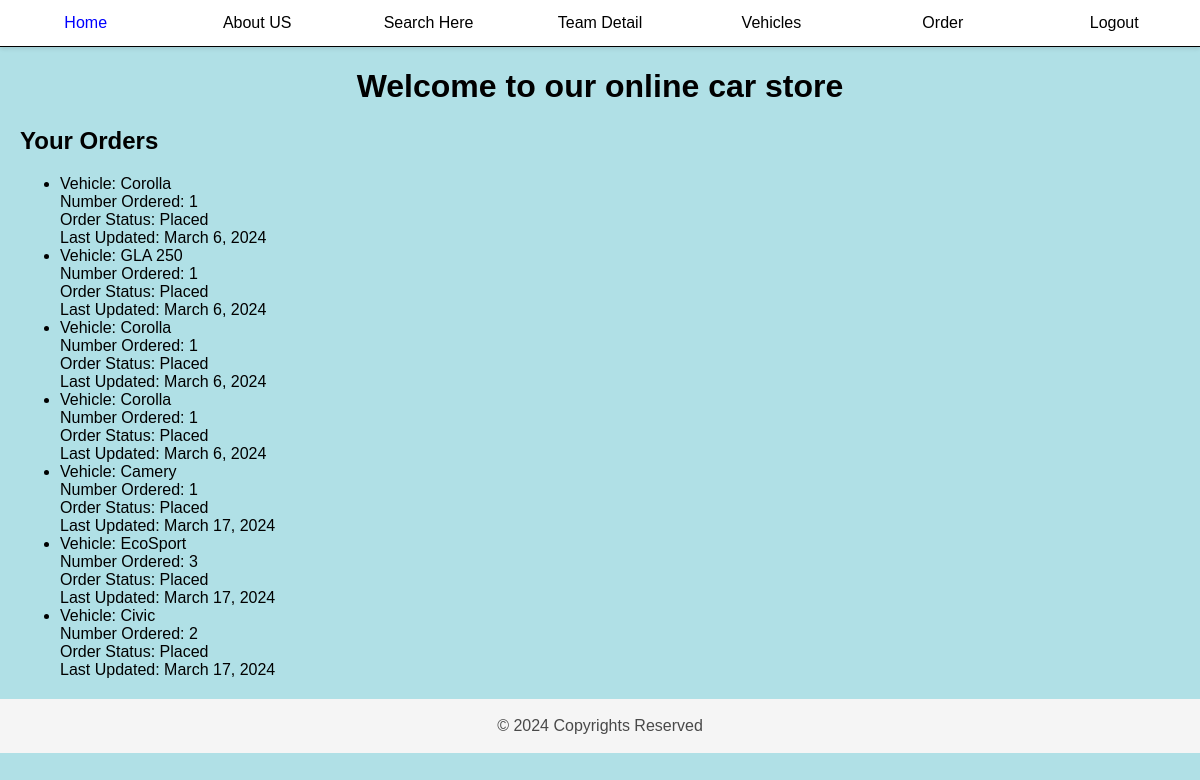
/orders/ (signed in), run on the app's committed database.
### carapp/models.py (models this page shows, shortened)
class OrderVehicle(models.Model):
    vehicle = models.ForeignKey(Vehicle, related_name='ordered_vehicles', on_delete=models.CASCADE)
    buyer = models.ForeignKey(Buyer, related_name='order_buyer', on_delete=models.CASCADE)
    num_ordered = models.PositiveIntegerField()  # Number of vehicles being ordered
    ORDER_STATUS_CHOICES = [
        (0, 'Cancelled'),
        (1, 'Placed'),
        (2, 'Shipped'),
        (3, 'Delivered'),
    ]
    order_status = models.IntegerField(choices=ORDER_STATUS_CHOICES, default=1)  # Status of the order
    last_updated_date = models.DateField(auto_now=True)  # Date when the order was last updated

class Vehicle(models.Model):
    FEATURES = [
        ('CC', 'Cruise Control'),
        ('AI', 'Audio Interface'),
        ('A', 'Airbags'),
        ('AC', 'Air Conditioning'),
        ('SH', 'Seat Heating'),
        ('PA', 'ParkAssist'),
        ('PS', 'Power Steering'),
        ('RC', 'Reversing Camera'),
        ('AS', 'Auto Start/Stop')
    ]
    car_type = models.ForeignKey(CarType, related_name='vehicles', on_delete=models.CASCADE)
    car_name = models.CharField(max_length=200)
    car_price = models.DecimalField(max_digits=12, decimal_places=6)
    inventory = models.PositiveIntegerField(default=10)
    instock = models.BooleanField(default=True)
    product_desc = models.TextField(max_length=255, blank=True, default='')
    car_features = models.CharField(max_length=2, choices=FEATURES, default='A')
    def __str__(self):
        return self.car_name

### carapp/views.py (the view)
# urls.py: path('orders/', views.list_of_orders, name='orders'),
@login_required
def list_of_orders(request):
    if Buyer.objects.filter(username=request.user.username).exists():  # check if the user is a buyer
        orders = OrderVehicle.objects.filter(buyer__username=request.user.username)  # get all orders placed by the user
        return render(request, 'carapp/list_of_orders.html', {'orders': orders})
    else:
        return render(request, 'carapp/list_of_orders.html', {'message': 'You are not registered'})

### carapp/templates/carapp/list_of_orders.html
{% extends 'carapp/base.html' %}
{% block body_block %}
  {% if orders %}
    <h2>Your Orders</h2>
    <ul>
      {% for order in orders %}
        <li>
          Vehicle: {{ order.vehicle }}<br>
          Number Ordered: {{ order.num_ordered }}<br>
          Order Status: {{ order.get_order_status_display }}<br>
          Last Updated: {{ order.last_updated_date }}
        </li>
      {% endfor %}
    </ul>
  {% else %}
    <p>{{ message }}</p>
  {% endif %}
{% endblock %}

### carapp/static/carapp/styles.css (style rules this page uses)
body { background-color: powderblue; color: black; font-family: sans-serif; font-size: 16px; margin: 0; }

### data on the page
OrderVehicle: vehicle "Corolla", num_ordered "1", order_status "Placed", last_updated_date "March 6, 2024"
OrderVehicle: vehicle "GLA 250", num_ordered "1", order_status "Placed", last_updated_date "March 6, 2024"
OrderVehicle: vehicle "Corolla", num_ordered "1", order_status "Placed", last_updated_date "March 6, 2024"
OrderVehicle: vehicle "Corolla", num_ordered "1", order_status "Placed", last_updated_date "March 6, 2024"
OrderVehicle: vehicle "Camery", num_ordered "1", order_status "Placed", last_updated_date "March 17, 2024"
OrderVehicle: vehicle "EcoSport", num_ordered "3", order_status "Placed", last_updated_date "March 17, 2024"
OrderVehicle: vehicle "Civic", num_ordered "2", order_status "Placed", last_updated_date "March 17, 2024"
